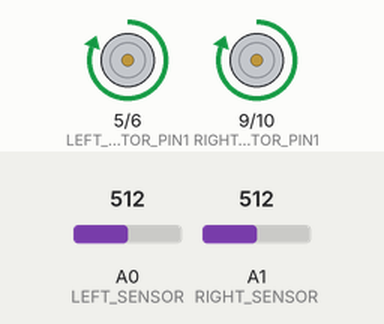
Bench run of a sketch on a simulated Arduino Uno, built with avr-gcc and run on an emulated ATmega328P. Parts: motor-driver pin pairs drawn as motors (green arrow = first pin HIGH = forward, orange = second pin HIGH = backward, longer = more drive). The test bench sets the inputs (shaded band); at power-on: A0 (LEFT_SENSOR) = 512, A1 (RIGHT_SENSOR) = 512.

Above: at 1.2 s.
1.3 s: A0 (LEFT_SENSOR) set to 492
At 2.3 s:
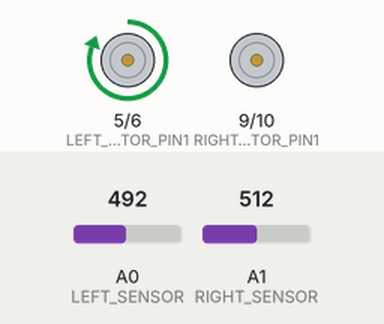
2.8 s: A1 (RIGHT_SENSOR) set to 488
At 3.5 s:
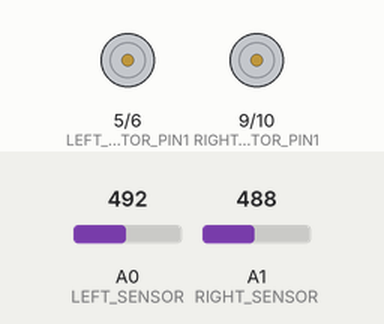
4.3 s: A0 (LEFT_SENSOR) set to 510
At 4.6 s:
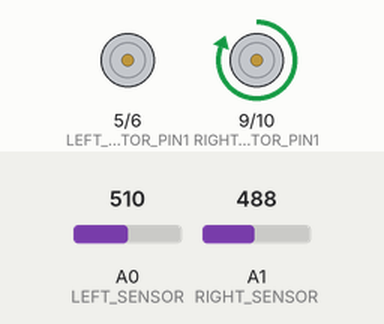
5.8 s: A0 (LEFT_SENSOR) set to 490
At 6.9 s:
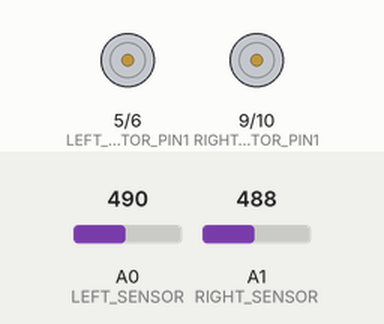
7.3 s: A0 (LEFT_SENSOR) set to 511
At 8.1 s:
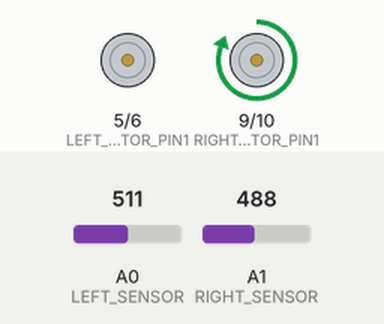
Timing chart, 0 to 9.8 s (numbered marks = the images above; inputs shaded):
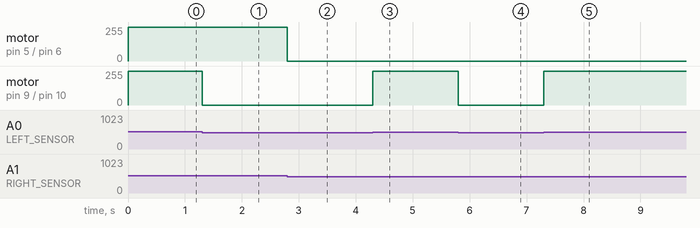

Measured:
- the behaviour switches between 501 and 500 on A0 (LEFT_SENSOR) (found by bisection; images 0 and 1)
- the behaviour switches between 501 and 500 on A1 (RIGHT_SENSOR) (found by bisection; images 1 and 2)
- after the input at 1.3 s, motor on pin 9 (RIGHT_MOTOR_PIN1) / pin 10 (RIGHT_MOTOR_PIN2): forward 255/255 → stopped at once
- after the input at 2.8 s, motor on pin 5 (LEFT_MOTOR_PIN1) / pin 6 (LEFT_MOTOR_PIN2): forward 255/255 → stopped at once
- after the input at 4.3 s, motor on pin 9 (RIGHT_MOTOR_PIN1) / pin 10 (RIGHT_MOTOR_PIN2): stopped → forward 255/255 at once
- after the input at 5.8 s, motor on pin 9 (RIGHT_MOTOR_PIN1) / pin 10 (RIGHT_MOTOR_PIN2): forward 255/255 → stopped at once
- after the input at 7.3 s, motor on pin 9 (RIGHT_MOTOR_PIN1) / pin 10 (RIGHT_MOTOR_PIN2): stopped → forward 255/255 at once

The sketch:

Line_Follower_Code.ino
```cpp
#define LEFT_SENSOR A0 // Left sensor pin
#define RIGHT_SENSOR A1 // Right sensor pin
#define LEFT_MOTOR_PIN1 5 // Left motor pin 1
#define LEFT_MOTOR_PIN2 6 // Left motor pin 2
#define RIGHT_MOTOR_PIN1 9 // Right motor pin 1
#define RIGHT_MOTOR_PIN2 10 // Right motor pin 2

void setup() {
  pinMode(LEFT_SENSOR, INPUT);
  pinMode(RIGHT_SENSOR, INPUT);
  pinMode(LEFT_MOTOR_PIN1, OUTPUT);
  pinMode(LEFT_MOTOR_PIN2, OUTPUT);
  pinMode(RIGHT_MOTOR_PIN1, OUTPUT);
  pinMode(RIGHT_MOTOR_PIN2, OUTPUT);
}

void loop() {
  int leftSensorValue = analogRead(LEFT_SENSOR);
  int rightSensorValue = analogRead(RIGHT_SENSOR);

  // If both sensors are on the line, move forward
  if (leftSensorValue > 500 && rightSensorValue > 500) {
    moveForward();
  }
  // If left sensor detects the line, turn left
  else if (leftSensorValue > 500) {
    turnLeft();
  }
  // If right sensor detects the line, turn right
  else if (rightSensorValue > 500) {
    turnRight();
  }
  // If both sensors are off the line, stop
  else {
    stopCar();
  }
}

void moveForward() {
  digitalWrite(LEFT_MOTOR_PIN1, HIGH);
  digitalWrite(LEFT_MOTOR_PIN2, LOW);
  digitalWrite(RIGHT_MOTOR_PIN1, HIGH);
  digitalWrite(RIGHT_MOTOR_PIN2, LOW);
}

void turnLeft() {
  digitalWrite(LEFT_MOTOR_PIN1, LOW);
  digitalWrite(LEFT_MOTOR_PIN2, LOW);
  digitalWrite(RIGHT_MOTOR_PIN1, HIGH);
  digitalWrite(RIGHT_MOTOR_PIN2, LOW);
}

void turnRight() {
  digitalWrite(LEFT_MOTOR_PIN1, HIGH);
  digitalWrite(LEFT_MOTOR_PIN2, LOW);
  digitalWrite(RIGHT_MOTOR_PIN1, LOW);
  digitalWrite(RIGHT_MOTOR_PIN2, LOW);
}

void stopCar() {
  digitalWrite(LEFT_MOTOR_PIN1, LOW);
  digitalWrite(LEFT_MOTOR_PIN2, LOW);
  digitalWrite(RIGHT_MOTOR_PIN1, LOW);
  digitalWrite(RIGHT_MOTOR_PIN2, LOW);
}
```
